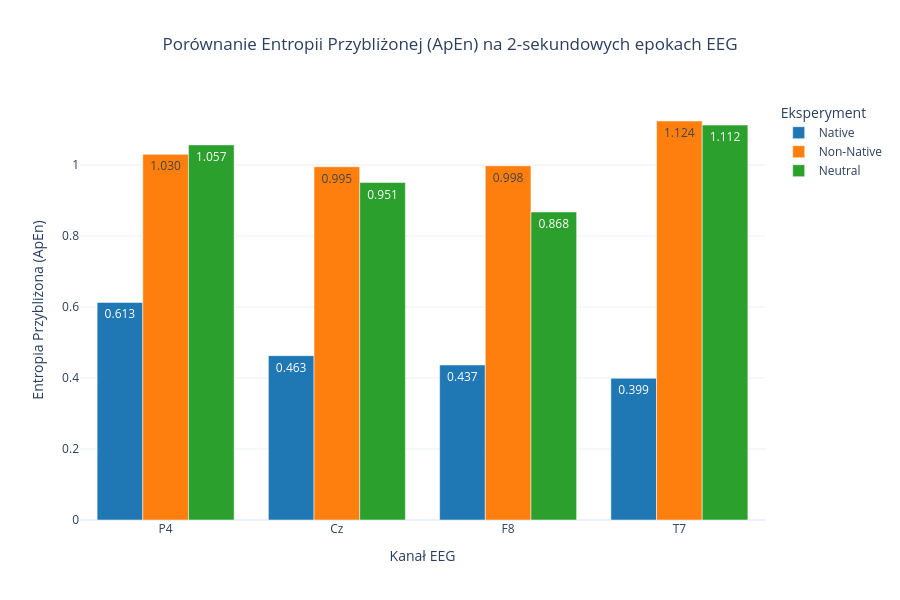
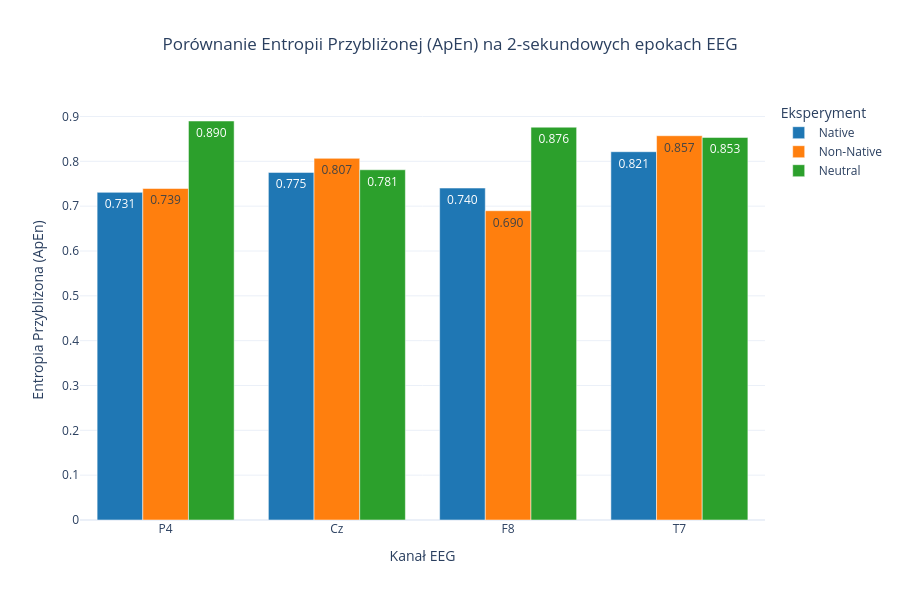
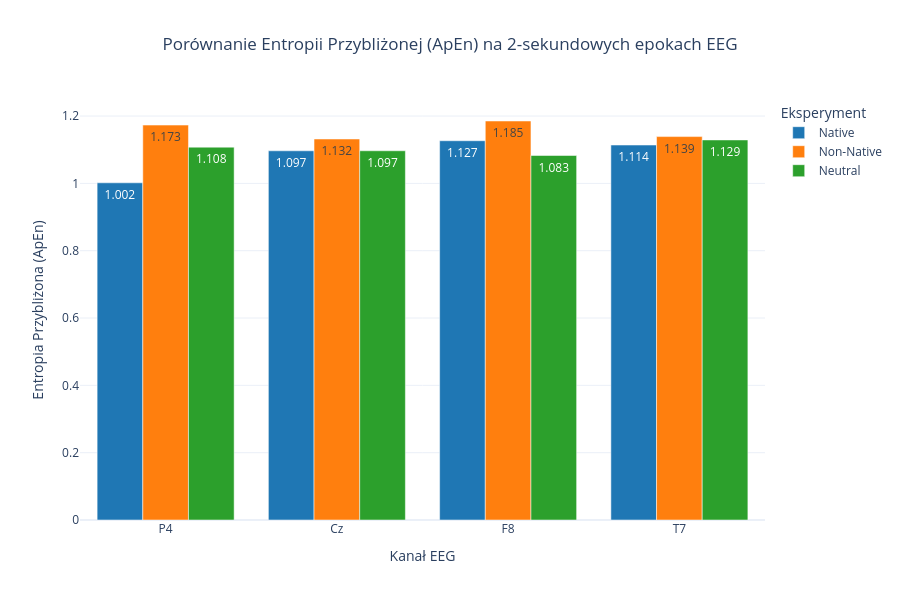

The notebook cell saved with these charts, in order:
### Markdown cell above
#### wszyscy pacjenci

### Code cell
def calculate_approximate_entropy(U, m=2, r=None):
    if r is None:
        r = 0.2 * np.std(U)

    def _phi(m):
        N = len(U)
        x = np.array([U[i:i+m] for i in range(N - m + 1)])

        C = np.sum(np.max(np.abs(x[:, np.newaxis] - x[np.newaxis, :]), axis=2) <= r, axis=0) / (N - m + 1)
        return np.sum(np.log(C)) / (N - m + 1)

    return np.abs(_phi(m) - _phi(m + 1))


for i in range(1, 20):
    if i < 10:
        i = "0" + str(i)
    signal_native = pd.read_csv(f"data/Filtered_Data/s{i}_ex05.csv")
    signal_non_native = pd.read_csv(f"data/Filtered_Data/s{i}_ex06.csv")
    signal_neutral = pd.read_csv(f"data/Filtered_Data/s{i}_ex07.csv")
    datasets = [signal_native, signal_non_native, signal_neutral]
    channels = ['P4', 'Cz', 'F8', 'T7']
    titles = ['Native', 'Non-Native', 'Neutral']

    apen_results = {title: [] for title in titles}

    fs = 200
    window_samples = 2 * fs # 400 próbek


    for col_idx, current_data in enumerate(datasets):
        for channel_name in channels:

            signal_epoch = current_data[channel_name].values[1000 : 1000 + window_samples]

            apen_val = calculate_approximate_entropy(signal_epoch)
            apen_results[titles[col_idx]].append(apen_val)

    fig = go.Figure()

    colors = ['#1f77b4', '#ff7f0e', '#2ca02c']

    for idx, title in enumerate(titles):
        fig.add_trace(go.Bar(
            x=channels,
            y=apen_results[title],
            name=title,
            marker_color=colors[idx],
            text=[f"{val:.3f}" for val in apen_results[title]],
            textposition='auto'
        ))

    fig.update_layout(
        title_text="Porównanie Entropii Przybliżonej (ApEn) na 2-sekundowych epokach EEG",
        title_x=0.5,
        xaxis_title="Kanał EEG",
        yaxis_title="Entropia Przybliżona (ApEn)",
        barmode='group',
        template="plotly_white",
        height=600,
        width=900,
        legend=dict(title="Eksperyment", x=1.02, y=1)
    )

    fig.show()

### Figure 1 — Plotly figure (JSON) as saved in the notebook; plotly's stock layout.template omitted (floating-point values rounded to 4 significant figures)
{"data": [{"marker": {"color": "#1f77b4"}, "name": "Native", "text": ["0.613", "0.463", "0.437", "0.399"], "textposition": "auto", "x": ["P4", "Cz", "F8", "T7"], "y": [0.6127, 0.4629, 0.4366, 0.3991], "type": "bar"}, {"marker": {"color": "#ff7f0e"}, "name": "Non-Native", "text": ["1.030", "0.995", "0.998", "1.124"], "textposition": "auto", "x": ["P4", "Cz", "F8", "T7"], "y": [1.03, 0.9949, 0.9977, 1.124], "type": "bar"}, {"marker": {"color": "#2ca02c"}, "name": "Neutral", "text": ["1.057", "0.951", "0.868", "1.112"], "textposition": "auto", "x": ["P4", "Cz", "F8", "T7"], "y": [1.057, 0.9505, 0.8676, 1.112], "type": "bar"}], "layout": {"title": {"text": "Porównanie Entropii Przybliżonej (ApEn) na 2-sekundowych epokach EEG", "x": 0.5}, "legend": {"title": {"text": "Eksperyment"}, "x": 1.02, "y": 1}, "xaxis": {"title": {"text": "Kanał EEG"}}, "yaxis": {"title": {"text": "Entropia Przybliżona (ApEn)"}}, "barmode": "group", "height": 600, "width": 900}}

### Figure 2 — Plotly figure (JSON) as saved in the notebook; plotly's stock layout.template omitted (floating-point values rounded to 4 significant figures)
{"data": [{"marker": {"color": "#1f77b4"}, "name": "Native", "text": ["0.731", "0.775", "0.740", "0.821"], "textposition": "auto", "x": ["P4", "Cz", "F8", "T7"], "y": [0.7308, 0.7753, 0.7404, 0.8215], "type": "bar"}, {"marker": {"color": "#ff7f0e"}, "name": "Non-Native", "text": ["0.739", "0.807", "0.690", "0.857"], "textposition": "auto", "x": ["P4", "Cz", "F8", "T7"], "y": [0.7394, 0.8067, 0.6898, 0.8571], "type": "bar"}, {"marker": {"color": "#2ca02c"}, "name": "Neutral", "text": ["0.890", "0.781", "0.876", "0.853"], "textposition": "auto", "x": ["P4", "Cz", "F8", "T7"], "y": [0.89, 0.7812, 0.8762, 0.8533], "type": "bar"}], "layout": {"title": {"text": "Porównanie Entropii Przybliżonej (ApEn) na 2-sekundowych epokach EEG", "x": 0.5}, "legend": {"title": {"text": "Eksperyment"}, "x": 1.02, "y": 1}, "xaxis": {"title": {"text": "Kanał EEG"}}, "yaxis": {"title": {"text": "Entropia Przybliżona (ApEn)"}}, "barmode": "group", "height": 600, "width": 900}}

### Figure 3 — Plotly figure (JSON) as saved in the notebook; plotly's stock layout.template omitted (floating-point values rounded to 4 significant figures)
{"data": [{"marker": {"color": "#1f77b4"}, "name": "Native", "text": ["1.002", "1.097", "1.127", "1.114"], "textposition": "auto", "x": ["P4", "Cz", "F8", "T7"], "y": [1.002, 1.097, 1.127, 1.114], "type": "bar"}, {"marker": {"color": "#ff7f0e"}, "name": "Non-Native", "text": ["1.173", "1.132", "1.185", "1.139"], "textposition": "auto", "x": ["P4", "Cz", "F8", "T7"], "y": [1.173, 1.132, 1.185, 1.139], "type": "bar"}, {"marker": {"color": "#2ca02c"}, "name": "Neutral", "text": ["1.108", "1.097", "1.083", "1.129"], "textposition": "auto", "x": ["P4", "Cz", "F8", "T7"], "y": [1.108, 1.097, 1.083, 1.129], "type": "bar"}], "layout": {"title": {"text": "Porównanie Entropii Przybliżonej (ApEn) na 2-sekundowych epokach EEG", "x": 0.5}, "legend": {"title": {"text": "Eksperyment"}, "x": 1.02, "y": 1}, "xaxis": {"title": {"text": "Kanał EEG"}}, "yaxis": {"title": {"text": "Entropia Przybliżona (ApEn)"}}, "barmode": "group", "height": 600, "width": 900}}
